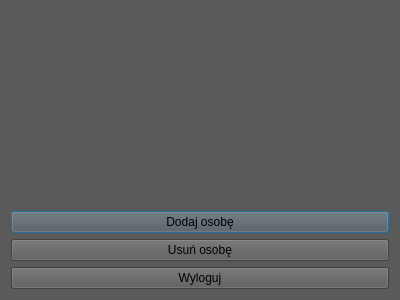
<?xml version="1.0" encoding="UTF-8"?>
<ui version="4.0">
 <class>AdminWindow</class>
 <widget class="QDialog" name="AdminWindow">
  <property name="geometry">
   <rect>
    <x>0</x>
    <y>0</y>
    <width>400</width>
    <height>300</height>
   </rect>
  </property>
  <property name="windowTitle">
   <string>Dialog</string>
  </property>
  <property name="styleSheet">
   <string notr="true">background-color: rgb(90, 90, 90);</string>
  </property>
  <layout class="QVBoxLayout" name="verticalLayout_2">
   <item>
    <layout class="QHBoxLayout" name="horizontalLayout">
     <item>
      <spacer name="horizontalSpacer">
       <property name="orientation">
        <enum>Qt::Horizontal</enum>
       </property>
       <property name="sizeHint" stdset="0">
        <size>
         <width>40</width>
         <height>20</height>
        </size>
       </property>
      </spacer>
     </item>
     <item>
      <widget class="QLabel" name="photoLabel">
       <property name="text">
        <string/>
       </property>
      </widget>
     </item>
     <item>
      <spacer name="horizontalSpacer_2">
       <property name="orientation">
        <enum>Qt::Horizontal</enum>
       </property>
       <property name="sizeHint" stdset="0">
        <size>
         <width>40</width>
         <height>20</height>
        </size>
       </property>
      </spacer>
     </item>
    </layout>
   </item>
   <item>
    <layout class="QVBoxLayout" name="verticalLayout">
     <item>
      <widget class="QPushButton" name="addPushButton">
       <property name="cursor">
        <cursorShape>OpenHandCursor</cursorShape>
       </property>
       <property name="styleSheet">
        <string notr="true">font: 700 15pt &quot;Nirmala UI&quot;;
color: &quot;white&quot;;</string>
       </property>
       <property name="text">
        <string>Dodaj osobę</string>
       </property>
      </widget>
     </item>
     <item>
      <widget class="QPushButton" name="deletePushButton">
       <property name="cursor">
        <cursorShape>OpenHandCursor</cursorShape>
       </property>
       <property name="styleSheet">
        <string notr="true">font: 700 15pt &quot;Nirmala UI&quot;;
color: &quot;white&quot;;</string>
       </property>
       <property name="text">
        <string>Usuń osobę</string>
       </property>
      </widget>
     </item>
     <item>
      <widget class="QPushButton" name="logoutPushButton">
       <property name="cursor">
        <cursorShape>OpenHandCursor</cursorShape>
       </property>
       <property name="styleSheet">
        <string notr="true">font: 700 15pt &quot;Nirmala UI&quot;;
color: &quot;white&quot;;</string>
       </property>
       <property name="text">
        <string>Wyloguj</string>
       </property>
      </widget>
     </item>
    </layout>
   </item>
  </layout>
 </widget>
 <resources/>
 <connections/>
</ui>
